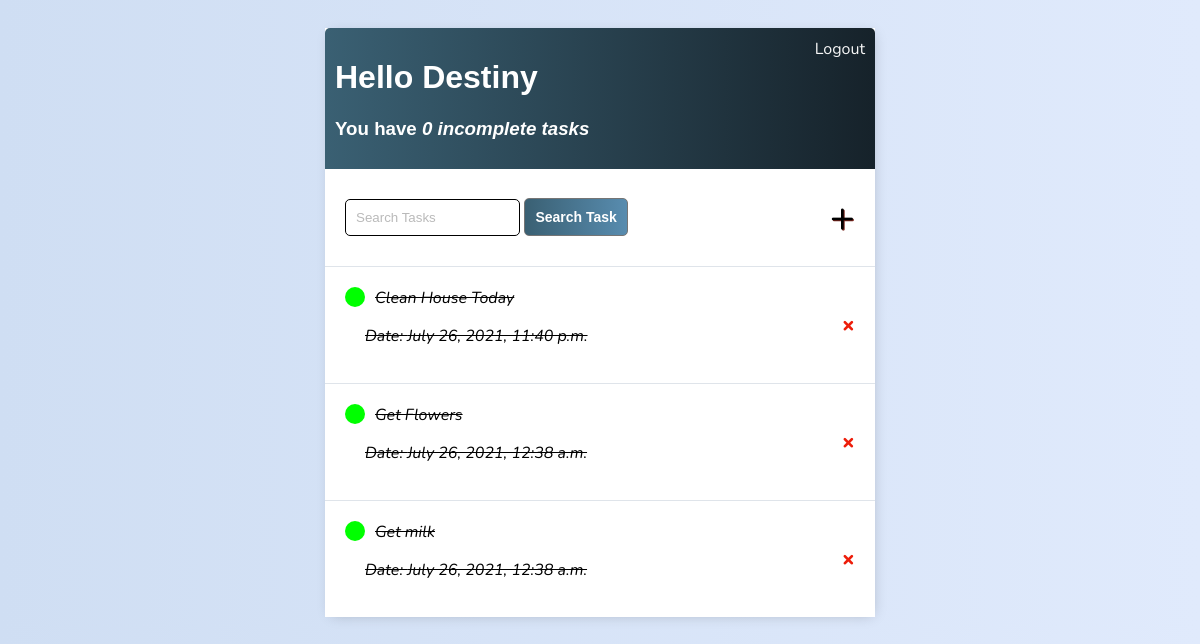
The app's page / (signed in) with its own data.
### todo/models.py (models this page shows)
class Task(models.Model):
    user = models.ForeignKey(User, on_delete=models.CASCADE, null=True, blank=True)
    title = models.CharField(max_length=200, null=True)
    description = models.TextField(null=True, blank=True)
    complete = models.BooleanField(default=False)
    created = models.DateTimeField(auto_now_add=True)
    def __str__(self):
        return self.title
    class Meta:
        ordering = ['-created']

### todo/views.py (the view)
# urls.py: path('', TaskList.as_view(), name="task"),
class TaskList(LoginRequiredMixin, ListView):
    model = Task
    context_object_name = 'task'
    def get_context_data(self, **kwargs):
        context = super().get_context_data(**kwargs)
        context['task'] = context['task'].filter(user=self.request.user)
        context['count'] = context['task'].filter(complete=False).count()
        search_input = self.request.GET.get('search-area') or ''
        if search_input:
            context['task'] = context['task'].filter(title__icontains = search_input)
            context['search_input'] = search_input
        return context

### todo/templates/todo/task_list.html
{% extends 'todo/main.html' %}
{% block content %}
<div class="header-bar">
    <div>
        <h1>Hello {{ request.user|title }}</h1>
        <h3>You have <i>{{ count }} incomplete task{{ count|pluralize:'s' }}</i></h3>
    </div>
    {% if request.user.is_authenticated %}
    <a href="{% url 'logout' %}">Logout</a>
    {% else %}
    <a href="{% url 'login' %}">Login</a>
{% endif %}
</div>
<div id="search-add-wrapper">
    <form action="" method="get">
        <input type="text" name="search-area" placeholder="Search Tasks ">
        <input class="button" type="submit" value="Search Task">
    </form>
    <a id="add-link" href="{% url 'task-create' %}">&#x2b;</a>
</div>
<div class="card-bdy">
    <div class="task-items-wrapper">
        {% for tasks in task %}
        <div class="task-wrapper">
            {% if tasks.complete %}
            <div class="task-title">
                <div class="task-complete-icon"></div>
                <i><s><a href="{% url 'tasks-update' tasks.id%}">{{ tasks }}</a> <p class="dateCreated">Date: {{tasks.created}}</p></s></i>
            </div>
            <a class="delete-link" href="{% url 'tasks-delete' tasks.id %}">&#215;</a>
            {% else %}
            <div class="task-title">
                <div class="task-incomplete-icon"></div>
                <div><a href="{% url 'tasks-update' tasks.id%}">{{ tasks }}</a> <p class="dateCreated">Date: {{tasks.created}}</p></div>
            </div>
            <a class="delete-link" href="{% url 'tasks-delete' tasks.id %}">&#215;</a>
            {% endif %}
        </div>
        {% empty %}
        <h3>No items in list</h3>
        <a href="{% url 'task-create' %}">Add New Item</a>
        {% endfor %}
    </div>
</div>
{% endblock content %}

### todo/templates/todo/main.html (style rules this page uses)
body { background: -webkit-linear-gradient(to right, #CFDEF3, #E0EAFC); background: linear-gradient(to right, #CFDEF3, #E0EAFC); font-family: 'Nunito', sans-serif; padding-top: 20px; }
.header-bar { display: flex; justify-content: space-between; color: #fff; padding: 10px; border-radius: 5px 5px 0 0; background: #16222A; background: -webkit-linear-gradient(to right, #3A6073, #16222A); background: linear-gradient(to right, #3A6073, #16222A); }
h1, h2, h3, h4, h5, h6 { font-family: 'Raleway', sans-serif; }
.task-wrapper { display: flex; align-items: center; justify-content: space-between; background-color: #fff; border-top: 1px solid #dfe4ea; overflow: hidden; }
.task-title { display: flex; padding: 20px; }
.task-title a { text-decoration: none; color: #000000; margin-left: 10px; }
.task-complete-icon { height: 20px; width: 20px; background-color: rgb(0, 255, 0); border-radius: 50%; }
.delete-link { text-decoration: none; font-weight: 900; color: #ed1d0a; font-size: 22px; line-height: 0; padding: 20px 20px; }
.header-bar a { color: rgb(247, 247, 247); text-decoration: none; }
#search-add-wrapper { display: flex; justify-content: space-between; align-items: center; padding: 20px; }
input[type=text], input[type=password], textarea { border: 1px solid #000000; border-radius: 5px; padding: 10px; width: 50%; }
::placeholder { font-weight: 300; opacity: 0.5; }
.button { border: 1px solid #757575; color: rgb(255, 255, 255); padding: 10px; font-size: 14px; border-radius: 5px; cursor: pointer; font-weight: bold; background: -webkit-linear-gradient(to right, #3A6073, #7194ac); background: linear-gradient(to right, #3A6073, #588caf); }
#add-link { color: #000000; text-decoration: none; font-size: 42px; text-shadow: 1px 1px #78261e; }

### records on screen
Task: title "Clean House Today", created "July 26, 2021, 11:40 p.m."
Task: title "Get Flowers", created "July 26, 2021, 12:38 a.m."
Task: title "Get milk", created "July 26, 2021, 12:38 a.m."

### other values on screen
{{ request.user|title }} "Destiny"
{{ count }} "0"
